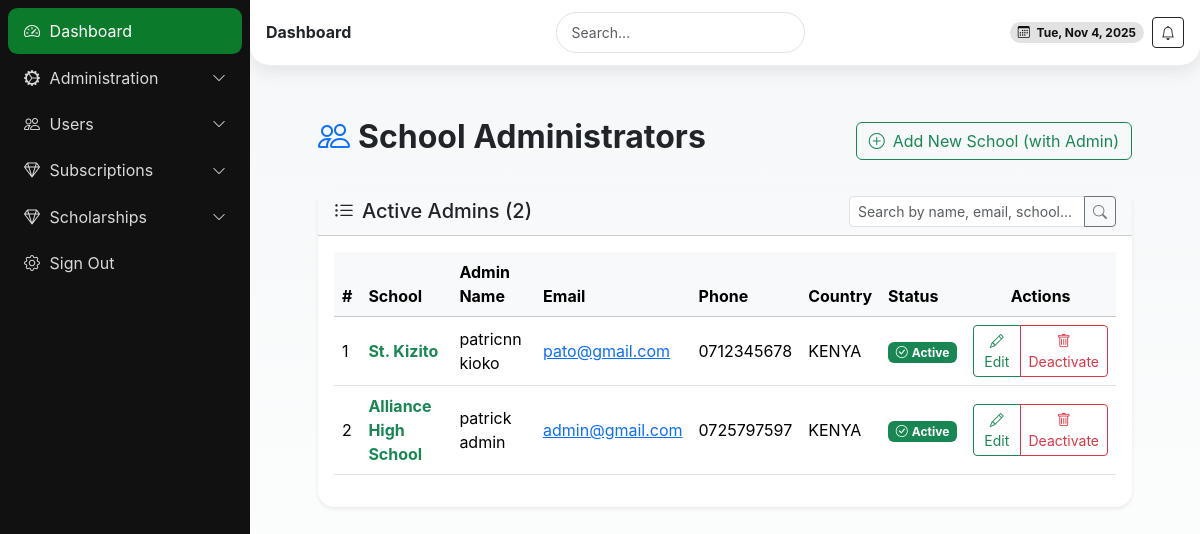
The page /school-admins/ (signed in) on the database as committed earlier.
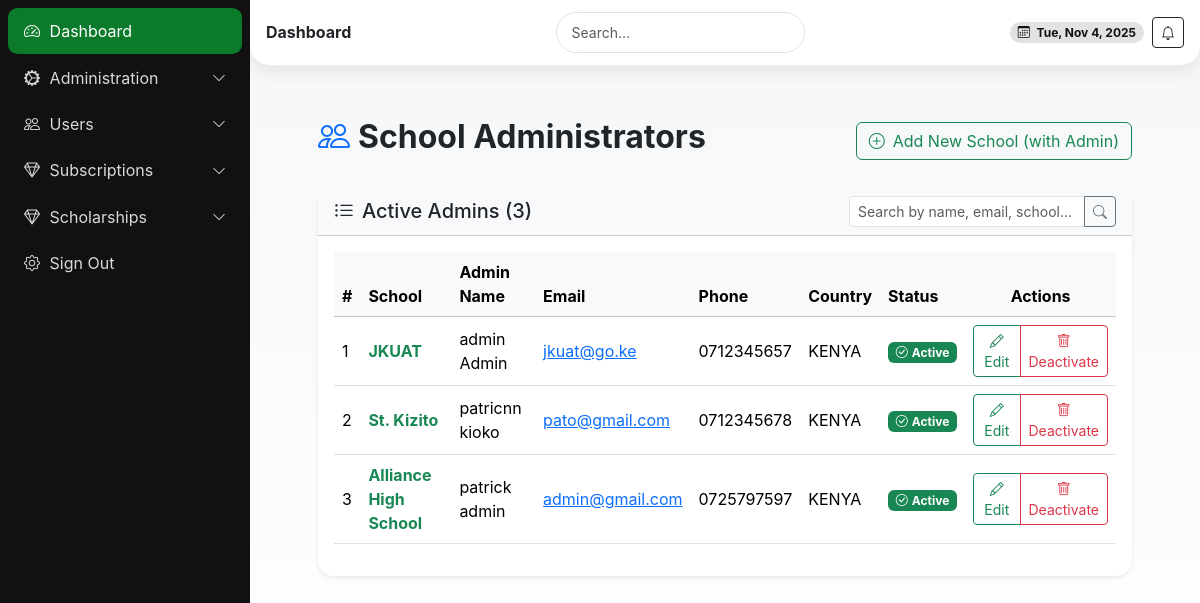
The same page on the database as committed later.
### school/models.py (models this page shows, shortened)
class School(models.Model):
    name = models.CharField(max_length=255)
    school_admin = models.OneToOneField(User, on_delete=models.CASCADE, related_name='school_admin_profile')
    code = models.CharField(max_length=50, unique=True)
    address = models.TextField(blank=True)
    contact_email = models.EmailField()
    contact_phone = models.CharField(max_length=15)
    created_at = models.DateTimeField(auto_now_add=True)
    is_active = models.BooleanField(default=True)

### userauths/models.py (models this page shows, shortened)
class User(AbstractUser):
    COUNTRY_CURRENCY_MAP = {
        'KENYA': 'KES',
        'UGANDA': 'UGX',
    }
    username = None  # Disable username field
    phone_number = models.CharField(max_length=15, unique=True)
    country = models.CharField(max_length=15,blank=True, null=True)
    email = models.EmailField(unique=True)
    first_name = models.CharField(max_length=50)
    last_name = models.CharField(max_length=50)
    is_staff = models.BooleanField(default=False)
    is_superuser = models.BooleanField(default=False)
    is_admin = models.BooleanField(default=False)
    school_staff = models.BooleanField(default=False)
    is_student = models.BooleanField(default=False)
    is_teacher = models.BooleanField(default=False)
    is_parent = models.BooleanField(default=False)
    is_active = models.BooleanField(default=True)
    is_verified = models.BooleanField(default=False)
    created_at = models.DateTimeField(auto_now_add=True)
    updated_at = models.DateTimeField(auto_now=True)
    objects = CustomUserManager()
    USERNAME_FIELD = 'email'  # Use email as the username field
    REQUIRED_FIELDS = ['first_name', 'last_name', 'phone_number']  # Required fields for createsuperuser
    class Meta:
        ordering = ['-created_at']

### kiswate_digital_app/views.py (the view, shortened to what this page needs)
# urls.py: path("school-admins/", views.school_admin_list, name="school_admin_list"),
@login_required
def school_admin_list(request):
    if not request.user.is_superuser:
        messages.error(request, "Access denied: Superuser privileges required.")
        return redirect('kiswate_digital_app:kiswate_admin_dashboard')
    edit_pk = request.GET.get('edit_pk')
    error = request.GET.get('error') == '1'
    query = request.GET.get('q', '')
    schools = School.objects.select_related('school_admin').order_by('-created_at')
    edit_form = None
    if edit_pk and error:
        school = get_object_or_404(School, pk=edit_pk)
        edit_form = AdminEditForm(instance=school.school_admin)
        messages.error(request, "Please correct the form errors below.")
    context = {
        'schools': schools,
        'query': query,
        'edit_pk': edit_pk,
        'edit_form': edit_form,  # Pass for modal errors
    }
    return render(request, "Dashboard/school_admin_list.html", context)

### templates/Dashboard/school_admin_list.html (shortened to what this page needs)
{% extends 'Dashboard/base.html' %}
{% block content %}
<section class="content container-fluid py-4">
  <div class="container">
    <div class="d-flex justify-content-between align-items-center mb-4">
      <h2 class="fw-bold"><i class="bi bi-people me-2 text-primary"></i>School Administrators</h2>
      <a href="{% url 'kiswate_digital_app:new_school' %}" class="btn btn-outline-success">
        <i class="bi bi-plus-circle me-2"></i>Add New School (with Admin)
      </a>
    </div>
    <div class="card shadow-sm border-0 rounded-4">
      <div class="card-header d-flex justify-content-between align-items-center bg-light">
        <h5 class="mb-0"><i class="bi bi-list-ul me-2"></i>Active Admins ({{ schools.count }})</h5>
        <form method="get" class="d-inline">
          <div class="input-group input-group-sm">
            <input type="text" name="q" class="form-control" placeholder="Search by name, email, school..." value="{{ query }}">
            <button class="btn btn-outline-secondary" type="submit"><i class="bi bi-search"></i></button>
          </div>
        </form>
      </div>
      <div class="card-body">
        <div class="table-responsive">
          <table class="table table-hover align-middle">
            <thead class="table-light">
              <tr>
                <th>#</th>
                <th>School</th>
                <th>Admin Name</th>
                <th>Email</th>
                <th>Phone</th>
                <th>Country</th>
                <th>Status</th>
                <th class="text-center">Actions</th>
              </tr>
            </thead>
            <tbody>
              {% for school in schools %}
              <tr>
                <td>{{ forloop.counter }}</td>
                <td><strong class="text-success">{{ school.name }}</strong></td>
                <td>{{ school.school_admin.get_full_name }}</td>
                <td><a href="mailto:{{ school.school_admin.email }}">{{ school.school_admin.email }}</a></td>
                <td>{{ school.school_admin.phone_number }}</td>
                <td>{{ school.school_admin.country|default:"KENYA" }}</td>
                <td>
                  {% if school.school_admin.is_active %}
                    <span class="badge bg-success"><i class="bi bi-check-circle me-1"></i>Active</span>
                  {% else %}
                    <span class="badge bg-danger"><i class="bi bi-x-circle me-1"></i>Inactive</span>
                  {% endif %}
                </td>
                <td class="text-center">
                  <div class="btn-group btn-group-sm">
                    <button class="btn btn-outline-success" data-bs-toggle="modal" data-bs-target="#editModal{{ school.pk }}">
                      <i class="bi bi-pencil"></i> Edit
                    </button>
                    <button class="btn btn-outline-danger" data-bs-toggle="modal" data-bs-target="#deleteModal{{ school.pk }}">
                      <i class="bi bi-trash"></i> Deactivate
                    </button>
                  </div>
                </td>
              </tr>
              {% empty %}
              <tr><td colspan="8" class="text-center text-muted py-4">No admins found.</td></tr>
              {% endfor %}
            </tbody>
          </table>
        </div>
      </div>
    </div>
  </div>
</section>
{% endblock %}

Rows that differ between the two databases and show on the page:
added School: name "JKUAT", school_admin.get_full_name "admin Admin", school_admin.email "jkuat@go.ke", school_admin.phone_number "0712345657", school_admin.country "KENYA", shows "Active"
Other text that changed with them:
{{ schools.count }}: "2" → "3"
